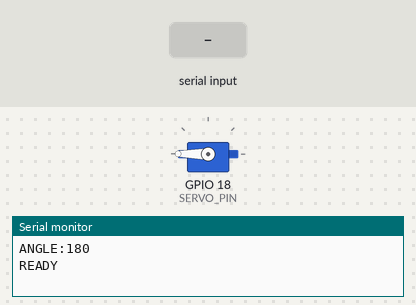
A sketch run on a simulated ESP32. Parts: servo, the last lines printed to the serial monitor. The test bench sets the inputs (shaded band).

Above: at 1.2 s.
1.3 s: "A:\n" received over Serial
At 1.7 s:
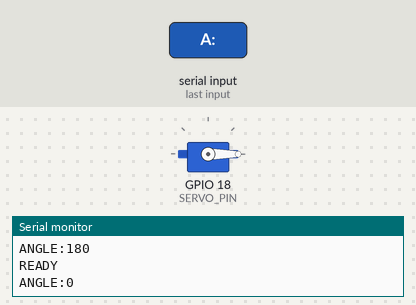
2.8 s: "A:90\n" received over Serial
At 4.0 s:
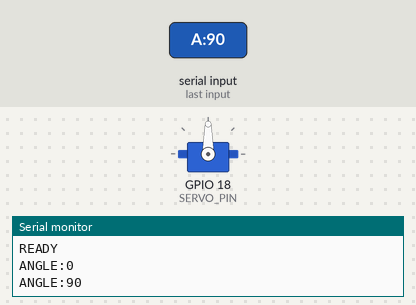
4.3 s: "A:,45\n" received over Serial
At 5.2 s:
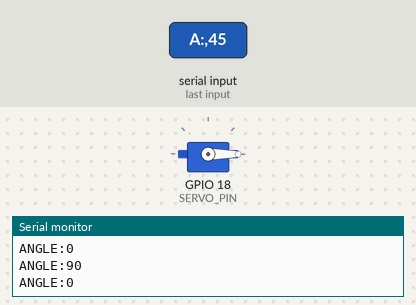
Timing chart, 0 to 7.3 s (numbered marks = the images above; inputs shaded):
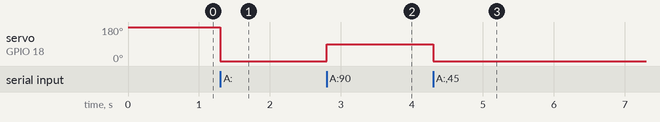

Measured:
- after the input at 1.3 s, servo on GPIO 18 (SERVO_PIN): 180° → 0° at once
- after the input at 2.8 s, servo on GPIO 18 (SERVO_PIN): 0° → 90° at once
- after the input at 4.3 s, servo on GPIO 18 (SERVO_PIN): 90° → 0° at once

The sketch:

robocon_prototype_Servo.ino
```cpp
#include <Arduino.h>
#include <ESP32Servo.h>

Servo myServo;

const int SERVO_PIN = 18;

const int MIN_ANGLE = 0;
const int MAX_ANGLE = 180;

const int pulse_min = 520;
const int pulse_max = 2700;

int currentAngle = 0;

void moveServo(int angle) {
  currentAngle = constrain(angle, MIN_ANGLE, MAX_ANGLE);

  // Studica 75002 nominal 300-degree PWM range
  int pulse = map(currentAngle, MIN_ANGLE, MAX_ANGLE, pulse_min, pulse_max);

  myServo.writeMicroseconds(pulse);

  Serial.print("ANGLE:");
  Serial.println(currentAngle);
}

void setup() {
  Serial.begin(115200);

  myServo.setPeriodHertz(50);
  myServo.attach(SERVO_PIN, pulse_min, pulse_max);

  moveServo(MAX_ANGLE);
  Serial.println("READY");
}

void loop() {
  if (Serial.available()) {
    String input = Serial.readStringUntil('\n');
    input.trim();

    if (input.startsWith("A:")) {
      int angle = input.substring(2).toInt();
      moveServo(angle);
    }
  }
}
```
